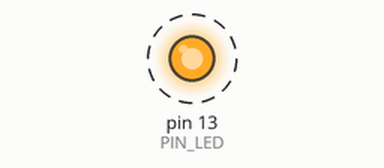
This sketch was run on a simulated Arduino Uno, built with avr-gcc and run on an emulated ATmega328P. Parts: output pins drawn as LEDs (lit = HIGH). Dashed ring = blinking. What the sketch prints to the serial monitor is not drawn.

Above: at 0.09 s.
Timing chart, 0 to 3.0 s (numbered marks = the images above):
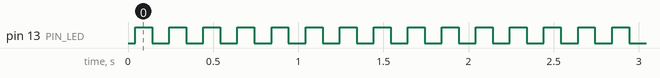

The sketch:

ticktest.ino
```cpp
#define BAUD_RATE 19200

#define PIN_LED LED_BUILTIN

#define INTERVAL_LED     100
#define INTERVAL_A      1100
#define INTERVAL_B      2010

byte value = HIGH;

unsigned long long tick, nextled = 0, nexta = 0, nextb = 0;

int tickdown;

// the setup function runs once when you press reset or power the board
void setup() {
  // initialize digital pin LED_BUILTIN as an output.
  pinMode(PIN_LED, OUTPUT);
  Serial.begin(BAUD_RATE);
  Serial.println("\n");
  Serial.print("Starting ticktest with LED blink interval (high/low) as ");
  Serial.print(INTERVAL_LED, DEC);
  Serial.print(" milliseconds and two serial intervals of ");
  Serial.print(INTERVAL_A, DEC);
  Serial.print(" milliseconds and ");
  Serial.print(INTERVAL_B, DEC);
  Serial.print(" milliseconds");
  Serial.println("\n");
}

// the loop function runs over and over again forever
void loop() {
  tick = millis();
  tickdown = (int)tick;

  if(tick >= nextled) {
    nextled = tick + INTERVAL_LED;
    digitalWrite(PIN_LED, value);
    value = value == HIGH ? LOW : HIGH;
  }

  if(tick >= nexta) {
    nexta = tick + INTERVAL_A;
    Serial.print("Tick A: ");
    Serial.println(tickdown, DEC);
  }

  if(tick >= nextb) {
    nextb = tick + INTERVAL_B;
    Serial.print("Tick B: ");
    Serial.println(tickdown, DEC);
  }
}
```

Measured:
- by itself, pin 13 (PIN_LED): alternates HIGH for 0.10 s and LOW for 0.10 s
